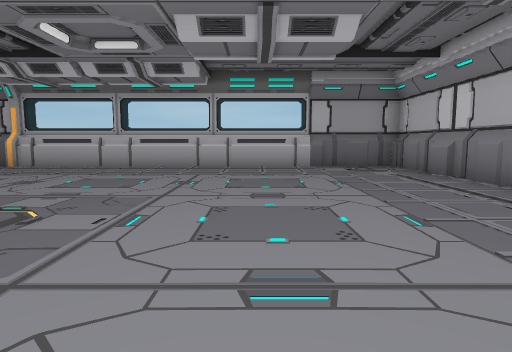
view 1 (above)

21 first-person views from a walk through a Unity game level. The camera is 1.3 m above the floor, tilts 6° down and sees 75° across. The floor is counted in squares, 2 m on a side. Each view is taken from the middle of a square. On the plan, view 1 faces up. The plan holds only what a view shows up to about 10 squares ahead; the rest is blank. The place goes on beyond the plan. Some animated figures are left out.

view 2
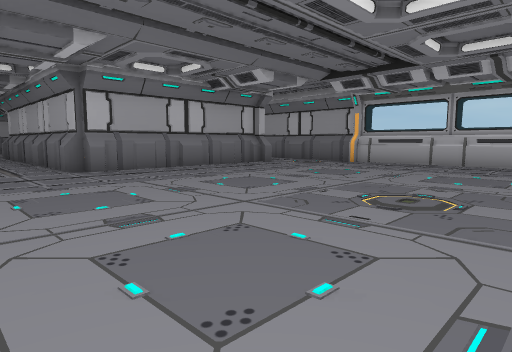

view 3
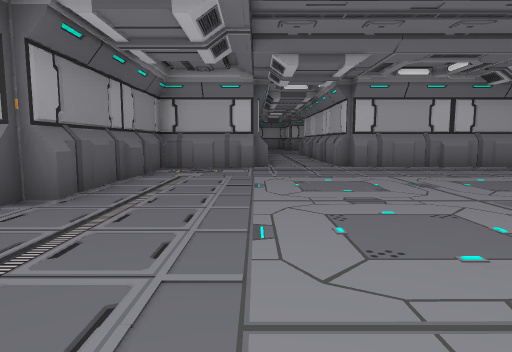

view 4
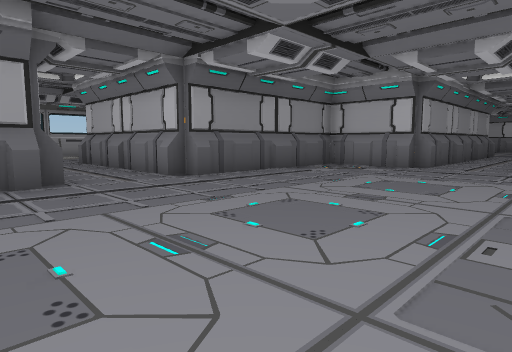

view 5
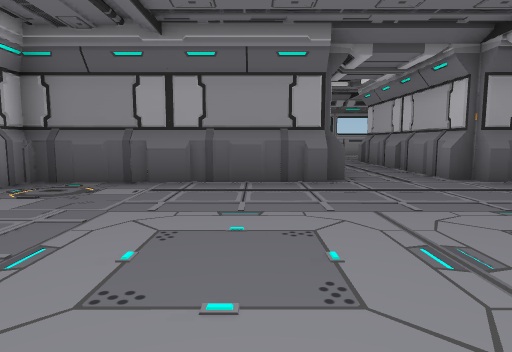

view 6
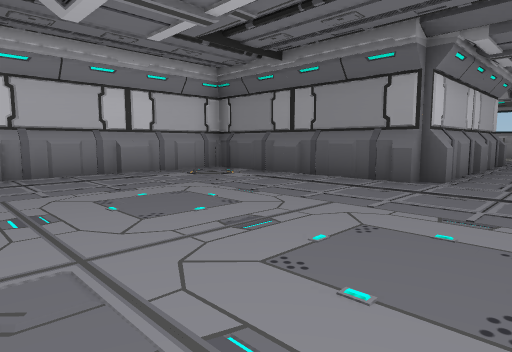

view 7
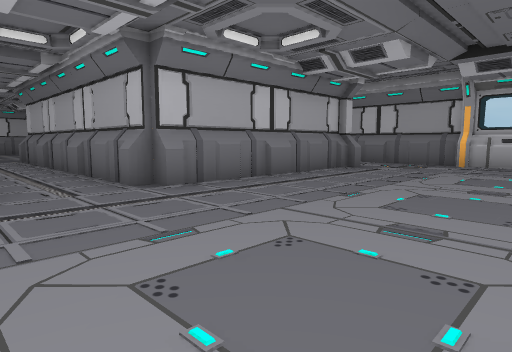

view 8
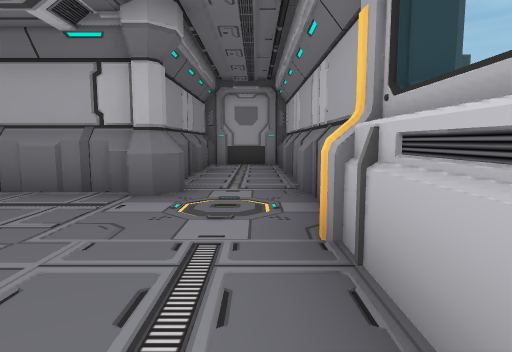

view 9
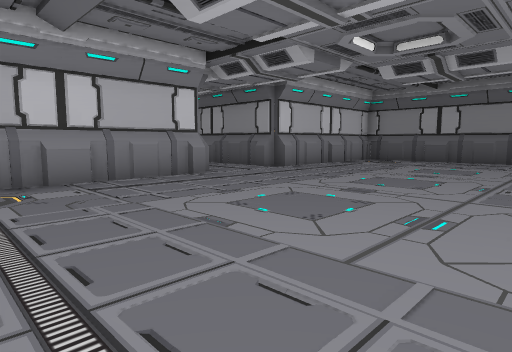

view 10
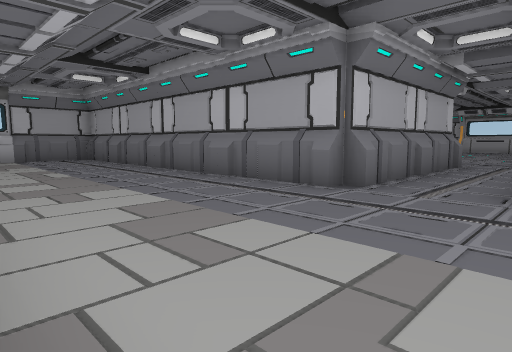

view 11
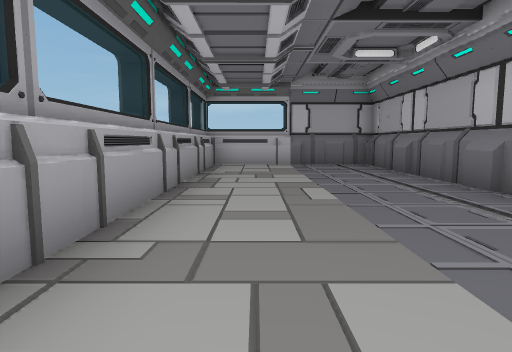

view 12
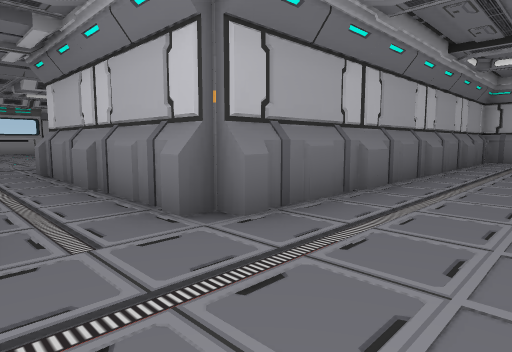

view 13
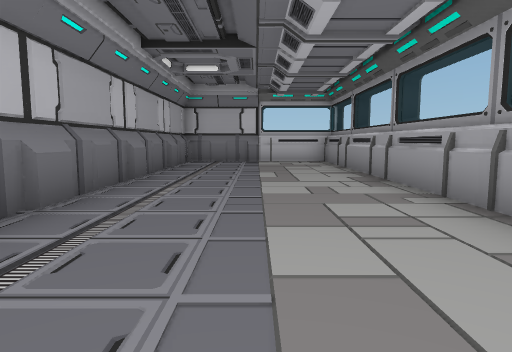

view 14
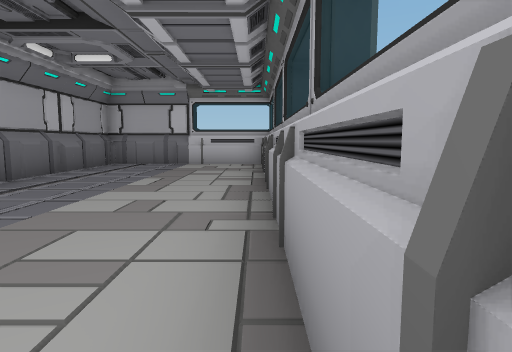

view 15
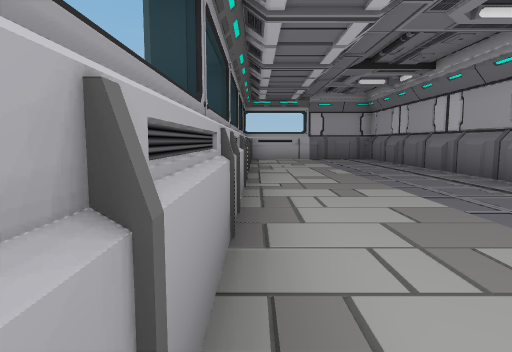

view 16
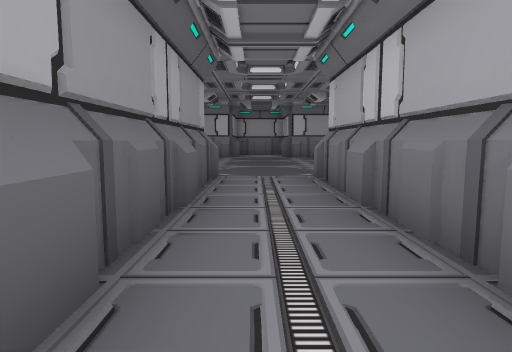

view 17
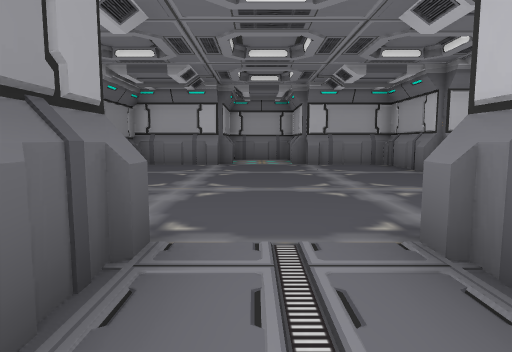

view 18
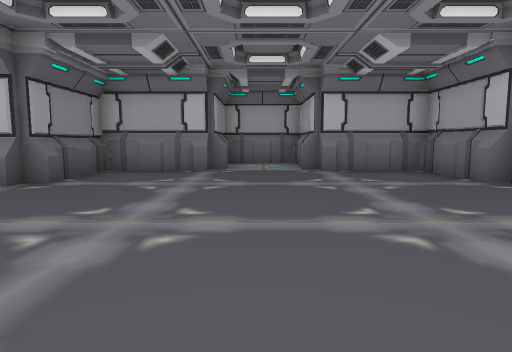

view 19
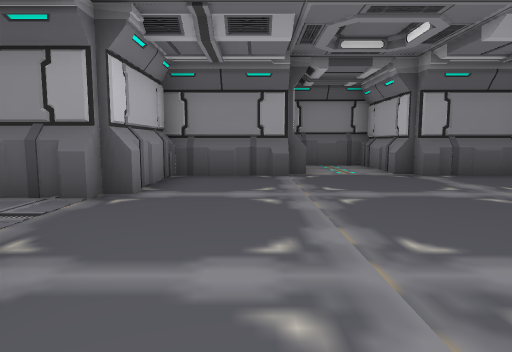

view 20
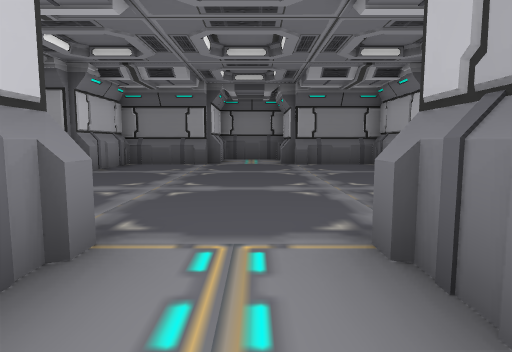

view 21
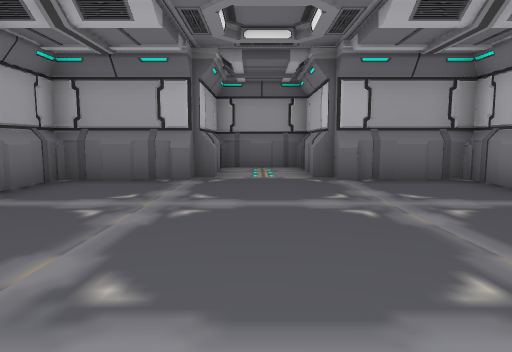

### Floor plan
Ten units are one square. View 1 is at (0, 0); x grows to the right and y downward. Boxes are objects, and circles mark ways between rooms. Rooms are numbered by the first view taken in them; rooms with no view inside come last. Other rooms are left out.
<svg viewBox="-263 -100 354 239">
<path fill="none" stroke="#000" d="M-81 -14 -86 -14 -86 -10M-86 6 -86 11 -81 11M-38 36 -33 36 -33 86M-83 -65 -83 -12 -161 -12M-71 -86 -76 -86M36 -39 36 -86 24 -86M39 -14 39 -17M15 -86 -55 -86M-96 -86 -101 -86M15 -88 -133 -88 -135 -82M39 -59 39 -70M36 35 36 -14M-109 -86 -114 -86M39 -88 24 -88M-14 86 -14 36 -11 36 -11 33 39 33M-136 -74 -133 -67 -91 -67M-11 89 -11 86M-135 -88 -135 -67M-161 8 -83 8 -83 33 -36 33 -36 89M-164 11 -161 11M-36 89 -132 89 -132 94M-33 86 -36 86M-40 134 -15 134M-11 86 -14 86M-5 134 59 134M-105 134 -58 134M-132 106 -132 132 80 132M-132 95 -132 101M-135 89 -135 132M86 134 86 89 -11 89M-211 31 -211 36 -206 36M-234 10 -234 33 -208 33 -208 58 -190 58M-186 33 -164 33 -164 11M-190 36 -185 36M-236 -15 -236 -10M-206 -39 -211 -39 -211 -35M-161 11 -161 8M-164 -26 -164 -39M-161 -37 -186 -37 -186 -39 -189 -39 -189 -62 -208 -62 -208 -37 -234 -37 -234 -12 -258 -12 -258 10M-254 8 -236 8 -236 11"/>
<rect x="-85" y="-75" width="10" height="10" fill="#bbb"><title>other object</title></rect>
<rect x="-65" y="-95" width="10" height="10" fill="#bbb"><title>other object</title></rect>
<circle cx="-25" cy="100" r="3" fill="#2a7"/>
<circle cx="-165" cy="-5" r="3" fill="#2a7"/>
<text x="-40" y="-20">1</text>
<text x="-30" y="110">2</text>
<text x="-200" y="0">3</text>
</svg>
Room 1 opens to room 2. Room 1 opens to room 3.

Where each view was taken, in squares from view 1:
view 1: 0 up, 0 right, facing up
view 2: 1 down, 1 left, facing up-left
view 3: 1 down, 0 right, facing left
view 4: 2 up, 0 right, facing down-left
view 5: 2 up, 0 right, facing down
view 6: 2 up, 3 left, facing down-right
view 7: 1 down, 4 left, facing up-left
view 8: 8 up, 4 left, facing left
view 9: 8 up, 2 left, facing down-right
view 10: 13 down, 1 left, facing up-left
view 11: 12 down, 4 left, facing left
view 12: 11 down, 3 left, facing up-right
view 13: 11 down, 2 left, facing right
view 14: 13 down, 1 left, facing right
view 15: 13 down, 1 left, facing left
view 16: 0 up, 10 left, facing left
view 17: 0 up, 14 left, facing left
view 18: 0 up, 16 left, facing left
view 19: 3 up, 18 left, facing down
view 20: 6 up, 20 left, facing down
view 21: 2 down, 20 left, facing up
